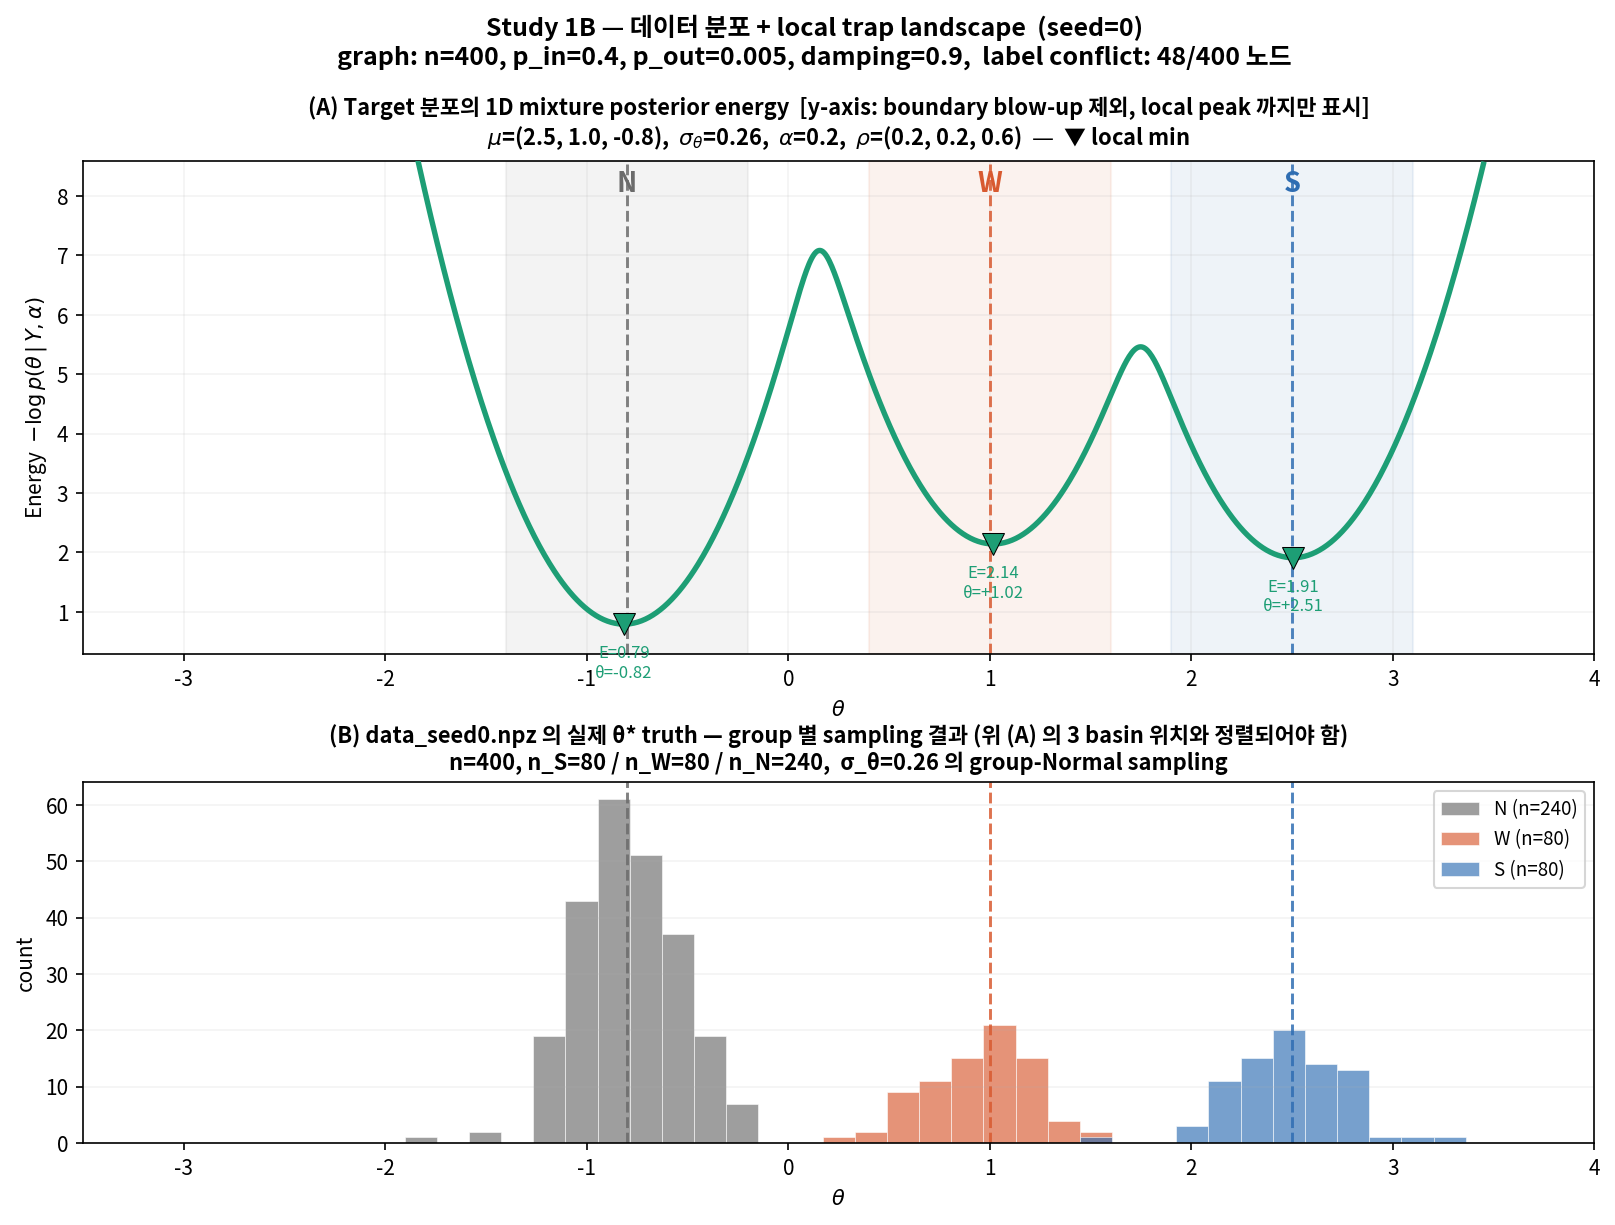

This figure's Python source:
"""
Study 1B — 데이터 분포 + local trap 한 눈에 보기.

2 panel 구성
-------------
(A) target 1D energy landscape (-log mixture posterior).
    - local_trap_landscape.py 와 동일 곡선.
    - y_lim 은 boundary blow-up 무시하고 inter-mode peak 기준으로 자름
      (barrier 높이가 한 눈에 보이게).
    - 인접 basin 간 ΔE 를 화살표로 명시.

(B) 실제 θ* truth histogram by group.
    - data_seed{N}.npz 의 theta_star 가 (A) 의 3 basin 위치와 정렬되는지 확인.

출력
----
- data_landscape_overview.png

실행
----
python3 simulation/study_1b/data_landscape_overview.py
"""
import os
import sys

import numpy as np
import matplotlib

matplotlib.use("Agg")
import matplotlib.pyplot as plt
import matplotlib.font_manager as fm
from scipy.signal import argrelmin, argrelmax


_THIS_DIR = os.path.dirname(os.path.abspath(__file__))
if _THIS_DIR not in sys.path:
    sys.path.insert(0, _THIS_DIR)

from local_trap_landscape import PARAMS, E_mix  # noqa: E402


_FONT_PATH = "/usr/share/fonts/opentype/noto/NotoSansCJK-Regular.ttc"
if os.path.exists(_FONT_PATH):
    fm.fontManager.addfont(_FONT_PATH)
    plt.rcParams["font.family"] = fm.FontProperties(fname=_FONT_PATH).get_name()
plt.rcParams["axes.unicode_minus"] = False


C_S, C_W, C_N = "#2F6DB2", "#D85A30", "#6B6B6B"
GROUP_COLOR = {"S": C_S, "W": C_W, "N": C_N}


def main(seed=0):
    data_path = os.path.join(_THIS_DIR, f"data_seed{seed}.npz")

    d = np.load(data_path)
    theta_star = d["theta_star"]
    z = np.array([str(x) for x in d["z"]])
    n_total = int(d["n_total"])
    conflict = int(d["conflict_mask"].sum())
    damping = float(d["damping"])
    p_in, p_out = float(d["p_in"]), float(d["p_out"])

    mu_S, mu_W, mu_N = PARAMS["mu_S"], PARAMS["mu_W"], PARAMS["mu_N"]

    # ── target landscape 곡선 ──
    theta_grid = np.linspace(-3.5, 4.0, 1200)
    sigma2 = PARAMS["sigma_theta"] ** 2
    E_grid = E_mix(theta_grid, PARAMS["alpha"],
                   PARAMS["mu_S"], PARAMS["mu_W"], PARAMS["mu_N"],
                   PARAMS["rho_S"], PARAMS["rho_W"], PARAMS["rho_N"],
                   sigma2)

    # local minima / maxima 검출 (inter-mode peak 만 — boundary blow-up 무시)
    min_idx = argrelmin(E_grid)[0]
    max_idx = argrelmax(E_grid)[0]
    minima = [(float(theta_grid[i]), float(E_grid[i])) for i in min_idx]
    maxima = [(float(theta_grid[i]), float(E_grid[i])) for i in max_idx]

    # y_lim 잘라내기: local 최고 peak + 여유분 (boundary blow-up 무시)
    peak_E = max(p[1] for p in maxima) if maxima else float(E_grid.max())
    y_lim_high = peak_E + 1.5
    y_lim_low = max((min(p[1] for p in minima) if minima else 0.0) - 0.5, 0.0)

    # ── plot ──
    fig = plt.figure(figsize=(13, 8.5))
    gs = fig.add_gridspec(2, 1, height_ratios=[1.5, 1.1], hspace=0.30)

    # (A) Energy landscape — y_lim 캡
    axA = fig.add_subplot(gs[0])
    E_show = np.where(E_grid > y_lim_high, np.nan, E_grid)
    axA.plot(theta_grid, E_show, color="#1D9E75", lw=2.6, zorder=3)
    for g_label, mu_val, color in [("S", mu_S, C_S),
                                    ("W", mu_W, C_W),
                                    ("N", mu_N, C_N)]:
        axA.axvline(mu_val, color=color, ls="--", lw=1.4, alpha=0.85)
        axA.axvspan(mu_val - 0.6, mu_val + 0.6, alpha=0.08, color=color)
        axA.text(mu_val, y_lim_high * 0.94, g_label, ha="center", color=color,
                 fontsize=13, fontweight="bold")

    # local minima 마커
    for x_m, y_m in minima:
        axA.plot(x_m, y_m, marker="v", color="#1D9E75", markersize=11,
                 markeredgecolor="black", markeredgewidth=0.5, zorder=5)
        axA.annotate(f"E={y_m:.2f}\nθ={x_m:+.2f}",
                     xy=(x_m, y_m), xytext=(x_m, y_m - 0.35),
                     fontsize=8, ha="center", va="top", color="#1D9E75")

    sorted_minima = sorted(minima, key=lambda m: m[0])

    axA.set_xlim(theta_grid.min(), theta_grid.max())
    axA.set_ylim(y_lim_low, y_lim_high)
    axA.set_xlabel(r"$\theta$")
    axA.set_ylabel(r"Energy  $-\log p(\theta\,|\,Y, \alpha)$")
    axA.set_title(
        f"(A) Target 분포의 1D mixture posterior energy  "
        f"[y-axis: boundary blow-up 제외, local peak 까지만 표시]\n"
        rf"$\mu$=({mu_S}, {mu_W}, {mu_N}),  $\sigma_\theta$={PARAMS['sigma_theta']},  "
        rf"$\alpha$={PARAMS['alpha']},  $\rho$=({PARAMS['rho_S']}, {PARAMS['rho_W']}, {PARAMS['rho_N']})  "
        "—  ▼ local min",
        fontweight="bold", fontsize=10.5, pad=8,
    )
    axA.grid(True, alpha=0.15)

    # (B) θ* truth histogram by group
    axB = fig.add_subplot(gs[1], sharex=axA)
    bins = np.linspace(theta_grid.min(), theta_grid.max(), 48)
    for g in ("N", "W", "S"):
        sub = theta_star[z == g]
        axB.hist(sub, bins=bins, color=GROUP_COLOR[g], alpha=0.65,
                 label=f"{g} (n={len(sub)})", edgecolor="white", lw=0.4)
    for g_label, mu_val, color in [("S", mu_S, C_S),
                                    ("W", mu_W, C_W),
                                    ("N", mu_N, C_N)]:
        axB.axvline(mu_val, color=color, ls="--", lw=1.4, alpha=0.85)
    axB.set_ylabel("count")
    axB.set_xlabel(r"$\theta$")
    axB.set_title(
        f"(B) data_seed{seed}.npz 의 실제 θ* truth — group 별 sampling 결과 "
        "(위 (A) 의 3 basin 위치와 정렬되어야 함)\n"
        f"n={n_total}, n_S=80 / n_W=80 / n_N=240,  σ_θ={PARAMS['sigma_theta']} 의 group-Normal sampling",
        fontweight="bold", fontsize=10.5, pad=6,
    )
    axB.legend(loc="upper right", fontsize=9)
    axB.grid(True, alpha=0.15, axis="y")

    fig.suptitle(
        f"Study 1B — 데이터 분포 + local trap landscape  (seed={seed})\n"
        f"graph: n={n_total}, p_in={p_in}, p_out={p_out}, damping={damping},  "
        f"label conflict: {conflict}/{n_total} 노드",
        fontsize=12, fontweight="bold", y=0.995,
    )
    fig.tight_layout(rect=[0, 0, 1, 0.96])
    out = os.path.join(_THIS_DIR, "data_landscape_overview.png")
    fig.savefig(out, dpi=150, bbox_inches="tight")
    plt.close(fig)
    print(f"Saved -> {out}")

    # 텍스트로도 barrier 출력
    print()
    print("Local minima:")
    for x_m, y_m in minima:
        print(f"  θ={x_m:+.3f}  E={y_m:.3f}")
    print("Inter-basin peaks (ΔE):")
    for x_p, y_p in maxima:
        left = [m for m in sorted_minima if m[0] < x_p]
        right = [m for m in sorted_minima if m[0] > x_p]
        if not left or not right:
            continue
        m_L = max(left, key=lambda m: m[0])
        m_R = min(right, key=lambda m: m[0])
        print(f"  peak θ={x_p:+.3f}, E={y_p:.3f}  "
              f"|  ΔE_left={(y_p - m_L[1]):.3f}  ΔE_right={(y_p - m_R[1]):.3f}")


if __name__ == "__main__":
    seed = int(sys.argv[1]) if len(sys.argv) > 1 else 0
    main(seed)
